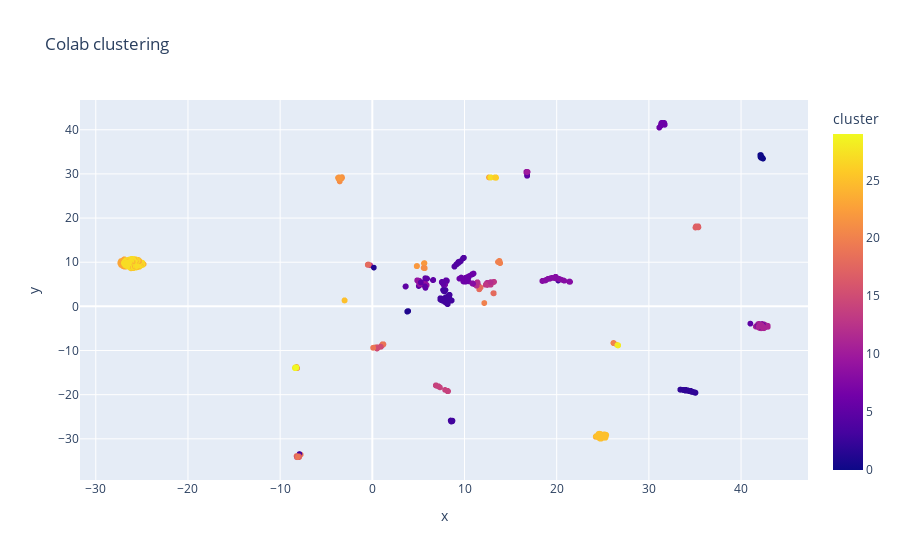

Here is the notebook cell this chart was saved with:
### Code cell
colab_resdf = pd.DataFrame({
    "x" : colab_umap[:, 0], 
    "y" : colab_umap[:, 1], 
    "cluster" : colab_clusters.labels_
})

colab_resdf = colab_resdf[colab_resdf["cluster"] != -1]

fig_colab = px.scatter(colab_resdf, x="x", y="y", color="cluster", title="Colab clustering")
c
fig_colab.show()

# TODO add one visualisation without time grouping
# this would give us the "true" user groups, and then we could see if they moved around without breaking up the group too much

### Figure 1 — Plotly figure (JSON) as saved in the notebook; plotly's stock layout.template omitted (floating-point values rounded to 4 significant figures; data arrays with more than 128 entries replaced by an {"elided": "..."} marker saying what was removed)
{"data": [{"hovertemplate": "x=%{x}<br>y=%{y}<br>cluster=%{marker.color}<extra></extra>", "legendgroup": "", "marker": {"color": {"elided": "6250 int values"}, "coloraxis": "coloraxis", "symbol": "circle"}, "mode": "markers", "name": "", "showlegend": false, "type": "scattergl", "x": {"elided": "6250 float values"}, "xaxis": "x", "y": {"elided": "6250 float values"}, "yaxis": "y"}], "layout": {"coloraxis": {"colorbar": {"title": {"text": "cluster"}}, "colorscale": [[0, "#0d0887"], [0.1111, "#46039f"], [0.2222, "#7201a8"], [0.3333, "#9c179e"], [0.4444, "#bd3786"], [0.5556, "#d8576b"], [0.6667, "#ed7953"], [0.7778, "#fb9f3a"], [0.8889, "#fdca26"], [1, "#f0f921"]]}, "legend": {"tracegroupgap": 0}, "title": {"text": "Colab clustering"}, "xaxis": {"anchor": "y", "domain": [0, 1], "title": {"text": "x"}}, "yaxis": {"anchor": "x", "domain": [0, 1], "title": {"text": "y"}}}}
